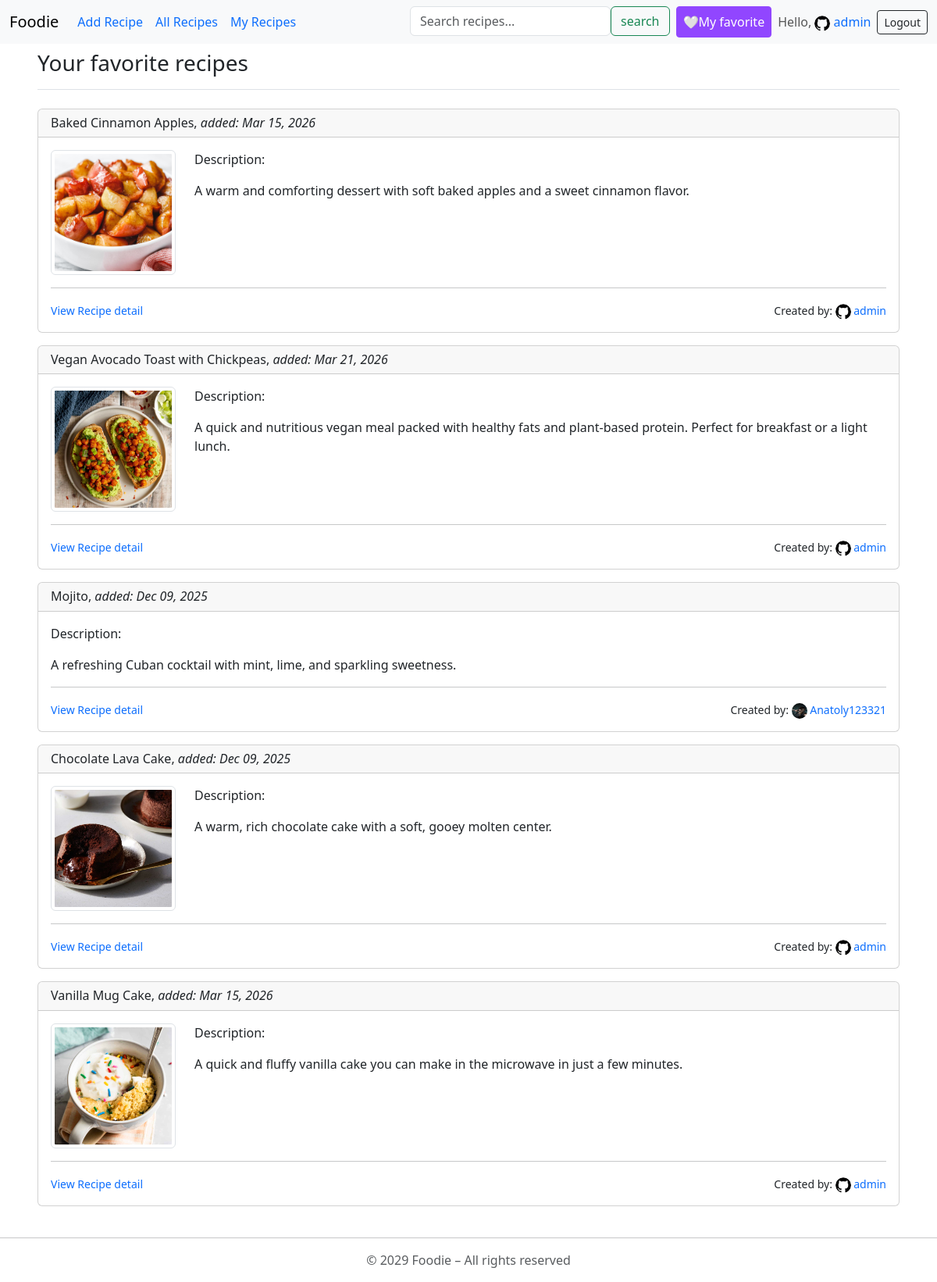
The page /recipes/favorite_recipes/ (signed in) on the database its author committed.
### accounts/models.py (models this page shows, shortened)
class UserProfile(models.Model):
    user = models.OneToOneField(User, on_delete=models.CASCADE, related_name="profile")
    bio = models.TextField(blank=True, null=True)
    date_created = models.DateTimeField(auto_now_add=True,  null=True)
    profile_photo = models.ImageField(upload_to="profile_photos/", null = True, blank = True)

### recipes/models.py (models this page shows, shortened)
class Recipe (models.Model):
    name = models.CharField(max_length = 100)
    description = models.TextField(null = True, blank = True)
    ingredients = models.TextField()
    directions = models.TextField()
    date_added = models.DateTimeField(auto_now_add=True, null = True, blank = True)
    category = models.ForeignKey(Category, on_delete=models.CASCADE)
    user = models.ForeignKey(User, on_delete=models.CASCADE, null=True, related_name="recipes")
    image = models.ImageField(upload_to="recipe_images/", null=True, blank=True)
    favorited_by = models.ManyToManyField(User, blank=True, related_name="favorite_recipes")

### recipes/views.py (the view)
# urls.py: path('favorite_recipes/', views.favorite_recipes, name="favorite_recipes"),
@login_required
def favorite_recipes(request):
    user = request.user
    recipes = user.favorite_recipes.all()
    context = {"recipes": recipes}
    return render(request, "recipes/favorite_recipes.html", context)

### recipes/forms.py
class SearchForm(forms.Form):
    query = forms.CharField(
                    label="",
                    required=False,
                    widget=forms.TextInput(
                        attrs={
                            "placeholder":"Search recipes...",
                            "class":"form-control mr-sm-2"
                    }))

### recipes/context_processors.py (called while the page is built)
def search_form(request):
    return {'search_form': SearchForm()}

### recipes/templates/recipes/favorite_recipes.html (shortened to what this page needs)
{% extends "base.html" %}
{% block page_header %} <h3> Your favorite recipes </h3> {% endblock page_header %}
{% block content1 %}
    <div class="mt-4">
        {% if recipes.exists %}
            {% for recipe in recipes %}
                <div class="card mb-3">
                    <h6 class="card-header"> {{ recipe.name }}, <i>added: {{ recipe.date_added | date:"M d, Y" }} </i></h6>
                    <div class="card-body">
                        <div class="row flex-column flex-md-row">
                        {% if recipe.image %}
                            <div class="col-auto mb-3 mb-md-0">
                                <img src="{{ recipe.image.url }}" width=120 height=120 alt="{{ recipe.name }}" class="img-thumbnail recipe-img">
                            </div>
                        {% endif %}
                        <div class="col">
                            <p> Description: </p>
                            {{ recipe.description }}
                        </div>
                        </div>
                        <hr>
                        <div class="row align-items-center mt-3">
                            <div class="col">
                                <small><a class="text-decoration-none" href="{% url "recipes:recipe_details" recipe.id %}">View Recipe detail</a></small>
                            </div>
                            <div class="col-auto">
                                <small>Created by:
                                    {% if recipe.user.profile.profile_photo %}
                                        <img src="{{ recipe.user.profile.profile_photo.url }}" alt="profile-photo" class="rounded-circle" width="20" height="20">
                                    {% endif %}
                                    {% if recipe.user.profile %}
                                        <a class="text-decoration-none" href="{% url "recipes:recipe_details" recipe.id %}"> {{ recipe.user.username }} </a>
                                    {% else %}
                                        Anonymous
                                    {% endif %}
                                </small>
                            </div>
                        </div>
                    </div>
                </div>
            {% endfor %}
        {% else %}
        <h5>Your favorites recipes are empty!</h5>
        {% endif %}
    </div>
{% endblock content1 %}

### templates/base.html (shortened to what this page needs)
<!DOCTYPE html>
<html lang="en">
<head>
    {% load django_bootstrap5 %}
    {% bootstrap_css %}
</head>
<body>
    <nav class="navbar navbar-expand-lg bg-body-tertiary">
        <div class="container-fluid">
            <a class="navbar-brand" href="{% url "foodie_app:foodie_app_home" %}">Foodie</a>
            <div class="collapse navbar-collapse" id="navbarNav">
            <ul class="navbar-nav w-100 d-flex">
                {% if user.is_authenticated %}
                    <li class="nav-item">
                        <a class="nav-link active text-primary" aria-current="page" href="{% url "foodie_app:add_recipe_no_genre" %}">Add Recipe</a>
                    </li>
                    <li class="nav-item">
                        <a class="nav-link active text-primary" aria-current="page" href="{% url "recipes:recipes_home" %}">All Recipes</a>
                    </li>
                    <li class="nav-item">
                        <a class="nav-link active text-primary" aria-current="page" href="{% url "recipes:my_recipes" %}">My Recipes</a>
                    </li>
                    <li class="nav-item ms-lg-auto">
                        <form class="d-flex" action="{% url "recipes:search_results" %}" method="get">
                            {{ search_form.query }}
                            <button type="submit" class="btn btn-outline-success my-2 my-sm-0">
                                search
                            </button>
                        </form>
                    </li>
                    <li class="nav-item mt-2 mt-lg-0 ms-lg-2">
                            <button class="btn btn-twitch btn-sm text-white d-flex align-items-center px-2 h-100">
                                <a class="text-white text-decoration-none fs-6" href={% url "recipes:favorite_recipes" %}>🤍My favorite</a>
                            </button>
                    </li>
                    <li class="nav-item">
                        <span class="nav-link">Hello, {% if request.user.profile.profile_photo %}
                            <a class="text-decoration-none" href="{% url "accounts:edit_user_profile" %}">
                                <img src="{{ request.user.profile.profile_photo.url }}" width=20 height=20 alt="profile-photo" class="rounded-circle">
                            </a>
                                {% endif %}
                            <a href="{% url "accounts:edit_user_profile" %}" class="text-primary text-decoration-none">
                                    {{ user.username }}
                            </a>
                        </span>
                    </li>
                {% endif %}
            </ul>
                {% if user.is_authenticated %}
                        <div>
                            <form action="{% url "accounts:logout" %}" method="post" class="d-flex">
                                <button type="submit" class="btn btn-outline-dark btn-sm">Logout</button>
                            </form>
                        </div>
                {% endif %}
            </div>
        </div>
    </nav>
    <main class="container-fluid py-2 px-5">
        <div class="pb-2 mb-3 border-bottom">
            {% block page_header %}
            {% endblock page_header %}
        </div>
        <div>
            {% block content1 %}
            {% endblock content1 %}
        </div>
    </main>
    <div>
        <hr>
        <footer>
            <p class="text-center text-body-secondary">© 2029 Foodie – All rights reserved</p>
        </footer>
    </div>
</body>
</html>

### templates/base.html (style rules this page uses)
.btn-twitch { background-color: #9146FF; border-color: #9146FF; color: white; }

### recipes/templates/recipes/favorite_recipes.html (style rules this page uses)
.recipe-img { width: 100%; height: auto; }
@media (min-width: 768px) { .recipe-img { width: 160px; height: 160px; object-fit: cover; } }

### rows shown on the page
Recipe: name "Baked Cinnamon Apples", date_added "Mar 15, 2026", image (picture), description "A warm and comforting dessert with soft baked apples and a sweet cinnamon flavor.", user.profile.profile_photo (picture), user.username "admin"
Recipe: name "Vegan Avocado Toast with Chickpeas", date_added "Mar 21, 2026", image (picture), description "A quick and nutritious vegan meal packed with healthy fats and plant-based protein. Perfect for breakfast or a light lunch.", user.profile.profile_photo (picture), user.username "admin"
Recipe: name "Mojito", date_added "Dec 09, 2025", description "A refreshing Cuban cocktail with mint, lime, and sparkling sweetness.", user.profile.profile_photo (picture), user.username "Anatoly123321"
Recipe: name "Chocolate Lava Cake", date_added "Dec 09, 2025", image (picture), description "A warm, rich chocolate cake with a soft, gooey molten center.", user.profile.profile_photo (picture), user.username "admin"
Recipe: name "Vanilla Mug Cake", date_added "Mar 15, 2026", image (picture), description "A quick and fluffy vanilla cake you can make in the microwave in just a few minutes.", user.profile.profile_photo (picture), user.username "admin"

### other values the page prints
{{ user.username }} "admin"
